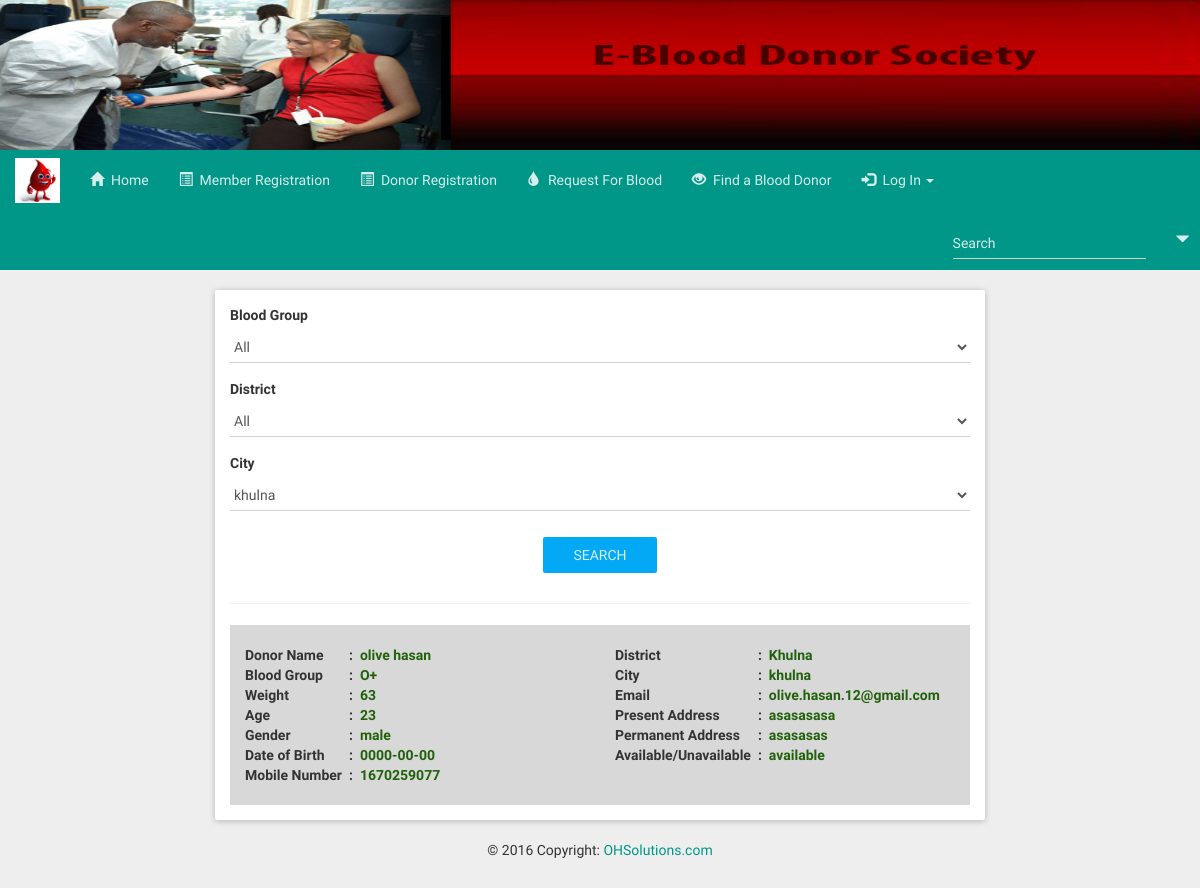
/find_donor.php?city=khulna, run on the app's committed database.
### tables this page shows
CREATE TABLE `donor_reg` (
  `id` int(11) NOT NULL,
  `name` text NOT NULL,
  `blood_group` text NOT NULL,
  `weight` int(20) NOT NULL,
  `age` int(11) NOT NULL,
  `gender` text NOT NULL,
  `date_of_birth` date NOT NULL,
  `mobile_number` int(20) NOT NULL,
  `district` text NOT NULL,
  `city` text NOT NULL,
  `email` text NOT NULL,
  `present_address` text NOT NULL,
  `permanent_address` text NOT NULL,
  `user_id` text NOT NULL,
  `pass` text NOT NULL,
  `ability` text NOT NULL
);

### find_donor.php (the view, shortened to what this page needs)
<?php
require_once 'db_con.php';
require_once 'header.php';
?>
<div class="container-fluid">
  <div class="row">
<?php
	$blood_group=$_REQUEST['blood_group'];
	$op=mysqli_query($conn,"SELECT DISTINCT blood_group FROM donor_reg");
	$dist=$_REQUEST['district'];
	$op1=mysqli_query($conn,"SELECT DISTINCT district FROM donor_reg");
	$city=$_REQUEST['city'];
	$op2=mysqli_query($conn,"SELECT DISTINCT city FROM donor_reg");
?>
<div class="col-md-offset-2 col-md-8">
      <div class="panel panel-default">
      <div class="panel-body">
<form role="form" action="find_donor.php" method="post">
<div class="form-group">
		<label for="blood_group">Blood Group</label>
		<select class="form-control" name="blood_group">
		<option value="allgroup">All</option>
<?php
	while($res=mysqli_fetch_array($op)){
		$b=$res['blood_group'];
		if(strcmp ($b,$blood_group) == 0){
	    			$isSelected="selected";
	    		}
	    		else{
	    			$isSelected="";
	    		}
?>
<?php } ?>
		</select>
		</div>
<div class="form-group">
	<label for="district">District</label>
	<SELECT class="form-control" name="district">
	<option value="alldist">All</option>
	<?php
	while($res1=mysqli_fetch_array($op1)){
		$d=$res1['district'];
		if(strcmp($d,$dist)==0){
			$isSelected="selected";
		}else{
			$isSelected="";
		}
	?>
	<?php } ?>
	</SELECT>
	</div>
<div class="form-group">
	<label for="city">City</label>
	<SELECT class="form-control" name="city">
	<?php
	while($res2=mysqli_fetch_array($op2)){
		$c=$res2['city'];
		if(strcmp($c,$city)==0){
			$isSelected="selected";
		}else{
			$isSelected="";
		}
	?>
	<option value="<?= $c; ?>" <?= $isSelected; ?> ><?=  $c; ?></option>
	<?php } ?>
	</SELECT>
	</div>
	<center><input class="btn btn-info" type="submit" name="submit" value="Search"></center>
	</form>
	<?php
	if($blood_group=='allgroup' && $dist=='alldist' && $city=='allcity'){
		$qall=mysqli_query($conn,"SELECT * FROM donor_reg");
		while($r=mysqli_fetch_array($qall)){
			echo "<hr>";
			echo "<div class='container-fluid' style='background-color:#D8D8D8;'>";
			echo "<div class='row'>";
			echo "<div class='col-sm-6'>";
			echo "<br/>";
			echo "<table>";
			echo "<tr>";
			echo "<th><b>Donor Name</b></th>";
			echo "<th>&nbsp; : &nbsp;</th>";
			echo "<td><b style='color:#21610B;'>".$r['name']."</b></td>";
			echo "</tr>";
			echo "<tr>";
			echo "<th><b>Blood Group</b></th>";
			echo "<th>&nbsp; : &nbsp;</th>";
			echo "<td><b style='color:#21610B;'>".$r['blood_group']."</b></td>";
			echo "</tr>";
			echo "<tr>";
			echo "<th><b>Weight</b></th>";
			echo "<th>&nbsp; : &nbsp;</th>";
			echo "<td><b style='color:#21610B;'>".$r['weight']."</b></td>";
			echo "</tr>";
			echo "<tr>";
			echo "<th><b>Age</b></th>";
			echo "<th>&nbsp; : &nbsp;</th>";
			echo "<td><b style='color:#21610B;'>".$r['age']."</b></td>";
			echo "</tr>";
			echo "<tr>";
			echo "<th><b>Gender</b></th>";
			echo "<th>&nbsp; : &nbsp;</th>";
			echo "<td><b style='color:#21610B;'>".$r['gender']."</b></td>";
			echo "</tr>";
			echo "<tr>";
			echo "<th><b>Date of Birth</b></th>";
			echo "<th>&nbsp; : &nbsp;</th>";
			echo "<td><b style='color:#21610B;'>".$r['date_of_birth']."</b></td>";
			echo "</tr>";
			echo "<tr>";
			echo "<th><b>Mobile Number</b></th>";
			echo "<th>&nbsp; : &nbsp;</th>";
			echo "<td><b style='color:#21610B;'>".$r['mobile_number']."</b></td>";
			echo "</tr>";
			echo "</table>";
			echo "</div>";
			echo "<div class='col-sm-6'>";
			echo "<br/>";
			echo "<table>";
			echo "<tr>";
			echo "<th><b>District</b></th>";
			echo "<th>&nbsp; : &nbsp;</th>";
			echo "<td><b style='color:#21610B;'>".$r['district']."</b></td>";
			echo "</tr>";
			echo "<tr>";
			echo "<th><b>City</b></th>";
			echo "<th>&nbsp; : &nbsp;</th>";
			echo "<td><b style='color:#21610B;'>".$r['city']."</b></td>";
			echo "</tr>";
			echo "<tr>";
			echo "<th><b>Email</b></th>";
			echo "<th>&nbsp; : &nbsp;</th>";
			echo "<td><b style='color:#21610B;'>".$r['email']."</b></td>";
			echo "</tr>";
			echo "<tr>";
			echo "<th><b>Present Address</b></th>";
			echo "<th>&nbsp; : &nbsp;</th>";
			echo "<td><b style='color:#21610B;'>".$r['present_address']."</b></td>";
			echo "</tr>";
			echo "<tr>";
			echo "<th><b>Permanent Address</b></th>";
			echo "<th>&nbsp; : &nbsp;</th>";
			echo "<td><b style='color:#21610B;'>".$r['permanent_address']."</b></td>";
			echo "</tr>";
			echo "<tr>";
			echo "<th><b>Available/Unavailable</b></th>";
			echo "<th>&nbsp; : &nbsp;</th>";
			echo "<td><b style='color:#21610B;'>".$r['ability']."</b></td>";
			echo "</tr>";
			echo "</table>";
	  		echo "</div>";
		 	echo "</div>";
		 	echo "<br/>";
		 	echo "</div>";
		}
	}
	elseif ($blood_group!='allgroup' && $dist!='alldist' && $city!='allcity') {
		$qcity=mysqli_query($conn,"SELECT * FROM donor_reg WHERE city='$city'");
		while ($r3=mysqli_fetch_array($qcity)) {
			echo "<hr>";
			echo "<div class='container-fluid' style='background-color:#D8D8D8;'>";
			echo "<div class='row'>";
			echo "<div class='col-sm-6'>";
			echo "<br/>";
			echo "<table>";
			echo "<tr>";
			echo "<th><b>Donor Name</b></th>";
			echo "<th>&nbsp; : &nbsp;</th>";
			echo "<td><b style='color:#21610B;'>".$r3['name']."</b></td>";
			echo "</tr>";
			echo "<tr>";
			echo "<th><b>Blood Group</b></th>";
			echo "<th>&nbsp; : &nbsp;</th>";
			echo "<td><b style='color:#21610B;'>".$r3['blood_group']."</b></td>";
			echo "</tr>";
			echo "<tr>";
			echo "<th><b>Weight</b></th>";
			echo "<th>&nbsp; : &nbsp;</th>";
			echo "<td><b style='color:#21610B;'>".$r3['weight']."</b></td>";
			echo "</tr>";
			echo "<tr>";
			echo "<th><b>Age</b></th>";
			echo "<th>&nbsp; : &nbsp;</th>";
			echo "<td><b style='color:#21610B;'>".$r3['age']."</b></td>";
			echo "</tr>";
			echo "<tr>";
			echo "<th><b>Gender</b></th>";
			echo "<th>&nbsp; : &nbsp;</th>";
			echo "<td><b style='color:#21610B;'>".$r3['gender']."</b></td>";
			echo "</tr>";
			echo "<tr>";
			echo "<th><b>Date of Birth</b></th>";
			echo "<th>&nbsp; : &nbsp;</th>";
			echo "<td><b style='color:#21610B;'>".$r3['date_of_birth']."</b></td>";
			echo "</tr>";
			echo "<tr>";
			echo "<th><b>Mobile Number</b></th>";
			echo "<th>&nbsp; : &nbsp;</th>";
			echo "<td><b style='color:#21610B;'>".$r3['mobile_number']."</b></td>";
			echo "</tr>";
			echo "</table>";
			echo "</div>";
			echo "<div class='col-sm-6'>";
			echo "<br/>";
			echo "<table>";
			echo "<tr>";
			echo "<th><b>District</b></th>";
			echo "<th>&nbsp; : &nbsp;</th>";
			echo "<td><b style='color:#21610B;'>".$r3['district']."</b></td>";
			echo "</tr>";
			echo "<tr>";
			echo "<th><b>City</b></th>";
			echo "<th>&nbsp; : &nbsp;</th>";
			echo "<td><b style='color:#21610B;'>".$r3['city']."</b></td>";
			echo "</tr>";
			echo "<tr>";
			echo "<th><b>Email</b></th>";
			echo "<th>&nbsp; : &nbsp;</th>";
			echo "<td><b style='color:#21610B;'>".$r3['email']."</b></td>";
			echo "</tr>";
			echo "<tr>";
			echo "<th><b>Present Address</b></th>";
			echo "<th>&nbsp; : &nbsp;</th>";
			echo "<td><b style='color:#21610B;'>".$r3['present_address']."</b></td>";
			echo "</tr>";
			echo "<tr>";
			echo "<th><b>Permanent Address</b></th>";
			echo "<th>&nbsp; : &nbsp;</th>";
			echo "<td><b style='color:#21610B;'>".$r3['permanent_address']."</b></td>";
			echo "</tr>";
			echo "<tr>";
			echo "<th><b>Available/Unavailable</b></th>";
			echo "<th>&nbsp; : &nbsp;</th>";
			echo "<td><b style='color:#21610B;'>".$r3['ability']."</b></td>";
			echo "</tr>";
			echo "</table>";
	  		echo "</div>";
		 	echo "</div>";
		 	echo "<br/>";
		 	echo "</div>";
		}
	}
	?>
</div>
</div>
</div>
</div>
</div>
<?php
   include("footer.php");
?>

### header.php (shortened to what this page needs)
<!DOCTYPE html>
<html>
<head>
		<link href="css/bootstrap.min.css" rel="stylesheet">
		<link href="css/bootstrap.css" rel="stylesheet">
		<link href="css/style.css" rel="stylesheet">
		<link rel="stylesheet" href="css/roboto.min.css">
		<link rel="stylesheet" href="css/material.min.css">
		<link rel="stylesheet" href="css/ripples.min.css">
    <link rel="stylesheet" href="css/datepicker.css">
    <link rel="stylesheet" href="css/bootstrap-social.css">
    <link rel="stylesheet" href="css/icon-style.css">
		<link href="css/font-awesome.css" rel="stylesheet">
		<link href="css/font-awesome.min.css" rel="stylesheet">
</head>
<body>
<img src="img/3.jpg" alt="Mountain View" style="width:100%;height:150px;">
<div class="navbar navbar-default navbar-static-top">
  <div class="navbar-header">
    <a class="navbar-brand" href="#"><img style="max-width:45px; margin-top: -7px;"
             src="img/0.png"></a>
  </div>
  <div class="navbar-collapse collapse navbar-warning-collapse">
    <ul class="nav navbar-nav">
    	<li><a href="index.php"><span class="glyphicon glyphicon-home"></span>&nbsp;&nbsp;Home</a></li>
      <li><a href="mem_reg.php"><span class="glyphicon glyphicon-list-alt"></span>&nbsp;&nbsp;Member Registration</a></li>
      <li><a href="donor_reg.php"><span class="glyphicon glyphicon-list-alt"></span>&nbsp;&nbsp;Donor Registration</a></li>
      <li><a href="blood_req.php"><span class="glyphicon glyphicon-tint"></span>&nbsp;&nbsp;Request For Blood</a></li>
      <li><a href="find_donor.php"><span class="glyphicon glyphicon-eye-open"></span>&nbsp;&nbsp;Find a Blood Donor</a></li>
      <li class="dropdown">
        <a href="bootstrap-elements.html" data-target="#" class="dropdown-toggle" data-toggle="dropdown"><span class="glyphicon glyphicon-log-in"></span>&nbsp;&nbsp;Log In <b class="caret"></b></a>
      </li>
    </ul>
    <ul class="nav navbar-nav navbar-right">
      <form class="navbar-form navbar-left">
		<input type="text" class="form-control col-lg-8" placeholder="Search">
    </form>
      <li class="dropdown">
        <a href="bootstrap-elements.html" data-target="#" class="dropdown-toggle" data-toggle="dropdown"><span class="glyphicon glyphicon-triangle-bottom"></span>&nbsp;&nbsp;&nbsp;</a>
      </li>
    </ul>
  </div>
</div>

### footer.php
<footer class="page-footer blue center-on-small-only">
            <div class="footer-copyright text-center rgba-black-light">
                <div class="container-fluid">
                    © 2016 Copyright: <a href="http://hamitire.byethost10.com/"> OHSolutions.com </a>
                </div>
            </div>
        </footer>
 </body>
 </html>

### css/style.css (style rules this page uses)
* { box-sizing:border-box; }
html { position: relative; min-height: 100%; }
body { margin-bottom: 100px; height: 100%; }

### data on the page
donor_reg: name "olive hasan", blood_group "O+", weight "63", age "23", gender "male", date_of_birth "0000-00-00", mobile_number "1670259077", district "Khulna", city "khulna", email "olive.hasan.12@gmail.com", present_address "asasasasa", permanent_address "asasasas", ability "available"

### other printed values
form field city "khulna"
